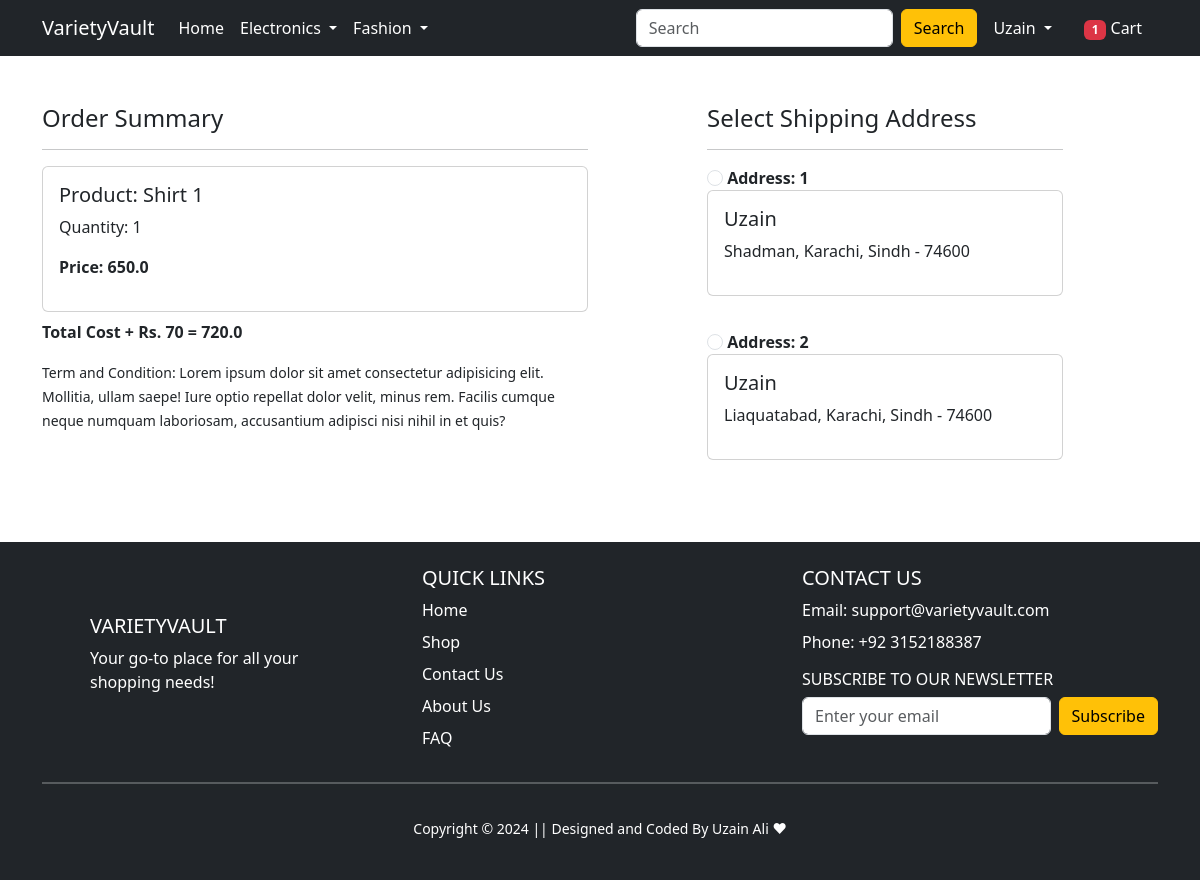
The app's page /checkout/ (signed in) with its own data.
### app/models.py (models this page shows, shortened)
class Cart(models.Model):
    user = models.ForeignKey(User, on_delete=models.CASCADE)
    product = models.ForeignKey(Product, on_delete=models.CASCADE)
    quantity = models.PositiveIntegerField(default=1)
    class Meta:
        db_table = 'cart'
    @property
    def total_cost(self):
        return self.quantity * self.product.discounted_price

class Product(models.Model):
    title = models.CharField(max_length=100)
    selling_price = models.FloatField()
    discounted_price = models.FloatField()
    description = models.TextField()
    brand = models.CharField(max_length=100)
    category = models.CharField(choices=CATEGORY_CHOICES,max_length=100)
    product_image = models.ImageField(upload_to='productimg')
    class Meta:
        db_table = "product"

class Customer(models.Model):
    user = models.ForeignKey(User, on_delete=models.CASCADE)
    name = models.CharField(max_length=200)
    locality = models.CharField(max_length=200)
    city = models.CharField(choices=City_CHOICES,max_length=50)
    zipcode = models.IntegerField()
    state = models.CharField(choices=STATE_CHOICES,max_length=50)
    class Meta:
        db_table="customer"

### app/views.py (the view)
# urls.py: path('checkout/', views.checkout, name='checkout'),
@login_required
def checkout(request):
  user=request.user
  address = Customer.objects.filter(user=user)
  cart_items = Cart.objects.filter(user=user)
  amount = 0.0
  totalitem = 0
  shipping_amount = 70.0
  totalamount =0.0
  cart_product = [p for p in Cart.objects.all() if p.user == request.user]
  if cart_product:
    for p in cart_product:
      tempamount = (p.quantity * p.product.discounted_price)
      amount += tempamount
      totalamount = amount + shipping_amount
  if request.user.is_authenticated:
    totalitem = len(Cart.objects.filter(user=request.user))
  return render(request, 'app/checkout.html', {"address":address, "totalamount":totalamount, "cart_items":cart_items, "totalitem":totalitem})

### app/templates/app/checkout.html (shortened to what this page needs)
{% extends 'app/base.html' %}
{% load static %}
{% block main-content %}
<div class="container">
 <div class="row mt-5">
  <div class="col-sm-6">
    <h4>Order Summary</h4>
    <hr>
    {% for item in cart_items %}
      <div class="card mb-2">
        <div class="card-body">
          <h5>Product: {{item.product.title}}</h5>
          <p>Quantity: {{item.quantity}}</p>
          <p class="fw-bold">Price: {{item.total_cost}}</p>
        </div>
      </div>
      {% endfor %}
      <p class="fw-bold">Total Cost + Rs. 70  = {{totalamount}}</p>
    <small>Term and Condition: Lorem ipsum dolor sit amet consectetur adipisicing elit. Mollitia, ullam saepe! Iure optio repellat dolor velit, minus rem. Facilis cumque neque numquam laboriosam, accusantium adipisci nisi nihil in et quis?</small>
  </div>
  <div class="col-sm-4 offset-sm-1">
    <h4>Select Shipping Address</h4>
    <hr>
    <form action="/paymentdone/" id="myform">
      {% for ad in address %}
        <input class="form-check-input" type="radio" value="{{ad.id}}" name="custid" id="custid{{forloop.counter}}">
        <label class="form-check-label fw-bold" for="custid{{forloop.counter}}">
        Address: {{forloop.counter}} </label>
        <div class="card">
          <div class="card-body">
          <h5>{{ad.name}}</h5>
          <p>{{ad.locality}}, {{ad.city}}, {{ad.state}} - {{ad.zipcode}}</p>
          </div>
        </div>
          <div class="form-check mt-2 ">
          </div>
        {% endfor %}
      </form>
    </div>
  </div>
</div>
{% endblock main-content %}

### app/templates/app/base.html (shortened to what this page needs)
<!doctype html>
{% load static %}
<html lang="en">
  <head>
    <link href="https://cdn.jsdelivr.net/npm/bootstrap@5.3.3/dist/css/bootstrap.min.css" rel="stylesheet">
    <link rel="stylesheet" href="{% static 'app/css/owl.carousel.min.css' %}">
    <link rel="stylesheet" href="{% static 'app/css/all.min.css' %}">
    <link rel="stylesheet" href="{% static 'app/css/style.css' %}">
  </head>
  <body>
    <nav class="navbar navbar-expand-lg navbar-dark bg-dark">
     <div class="container">
       <a class="navbar-brand" href="/">VarietyVault</a>
       <div class="collapse navbar-collapse" id="navbarSupportedContent">
         <ul class="navbar-nav me-auto mb-2 mb-lg-0">
           <li class="nav-item">
             <a class="nav-link active" aria-current="page" href="/">Home</a>
           </li>
           <li class="nav-item dropdown">
             <a class="nav-link dropdown-toggle text-white" href="#" id="electronicsDropdown" role="button" data-bs-toggle="dropdown" aria-expanded="false">
               Electronics
             </a>
           </li>
           <li class="nav-item dropdown">
             <a class="nav-link dropdown-toggle text-white" href="#" id="fashionDropdown" role="button" data-bs-toggle="dropdown" aria-expanded="false">
               Fashion
             </a>
           </li>
         </ul>
         <form class="d-flex">
           <input class="form-control me-2" type="search" placeholder="Search" aria-label="Search">
           <button class="btn btn-warning" type="submit">Search</button>
         </form>
         <div>
          <ul class="navbar-nav me-auto mb-2 mb-lg-0">
            {% if request.user.is_authenticated %}
           <li class="nav-item dropdown mx-2">
              <a class="nav-link dropdown-toggle text-white" href="#" id="profileDropdown" role="button" data-bs-toggle="dropdown" aria-expanded="false">
                {{request.user.username|capfirst}}
              </a>
            </li>
            <li class="nav-item mx-2">
             <a href="{% url 'show-cart' %}" class="nav-link text-white"><span class="badge bg-danger">{{totalitem}}</span> Cart </a>
            </li>
            {% endif %}
          </ul>
         </div>
       </div>
     </div>
    </nav>
    {% block main-content %} {% endblock main-content %}
<footer class="container-fluid bg-dark text-white h-100 mt-5" style="min-height: 200px;">
  <div class="container py-4">
    <div class="d-grid gap-4" style="grid-template-columns: repeat(auto-fit, minmax(200px, 1fr));">
      <div class="m-5">
        <h5 class="text-uppercase">VarietyVault</h5>
        <p>Your go-to place for all your shopping needs!</p>
      </div>
      <div>
        <h5 class="text-uppercase">Quick Links</h5>
        <ul class="list-unstyled">
          <li class="mb-2"><a href="" class="text-white text-decoration-none">Home</a></li>
          <li class="mb-2"><a href="" class="text-white text-decoration-none">Shop</a></li>
          <li class="mb-2"><a href="" class="text-white text-decoration-none">Contact Us</a></li>
          <li class="mb-2"><a href="" class="text-white text-decoration-none">About Us</a></li>
          <li class="mb-2"><a href="" class="text-white text-decoration-none">FAQ</a></li>
        </ul>
      </div>
      <div>
        <h5 class="text-uppercase">Contact Us</h5>
        <ul class="list-unstyled">
          <li class="mb-2">Email: support@varietyvault.com</li>
          <li class="mb-2">Phone: +92 3152188387</li>
        </ul>
        <h6 class="text-uppercase">Subscribe to our Newsletter</h6>
        <form class="d-flex" action="#" method="post">
          <input type="email" class="form-control me-2" placeholder="Enter your email" required>
          <button type="submit" class="btn btn-warning">Subscribe</button>
        </form>
      </div>
    </div>
    <hr class="border border-light">
    <div class="row mt-3">
      <div class="col-12 text-center py-3">
        <small>Copyright &copy; 2024 || Designed and Coded By Uzain Ali &#10084;</small>
      </div>
    </div>
  </div>
</footer>
  </body>
</html>

### records on screen
Cart: product "Shirt 1", quantity "1", total_cost "650.0"
Customer: name "Uzain", locality "Shadman", city "Karachi", state "Sindh", zipcode "74600"
Customer: name "Uzain", locality "Liaquatabad", city "Karachi", state "Sindh", zipcode "74600"

### other values on screen
{{ request.user.username|capfirst }} "Uzain"
{{ totalitem }} "1"
{{ totalamount }} "720.0"
